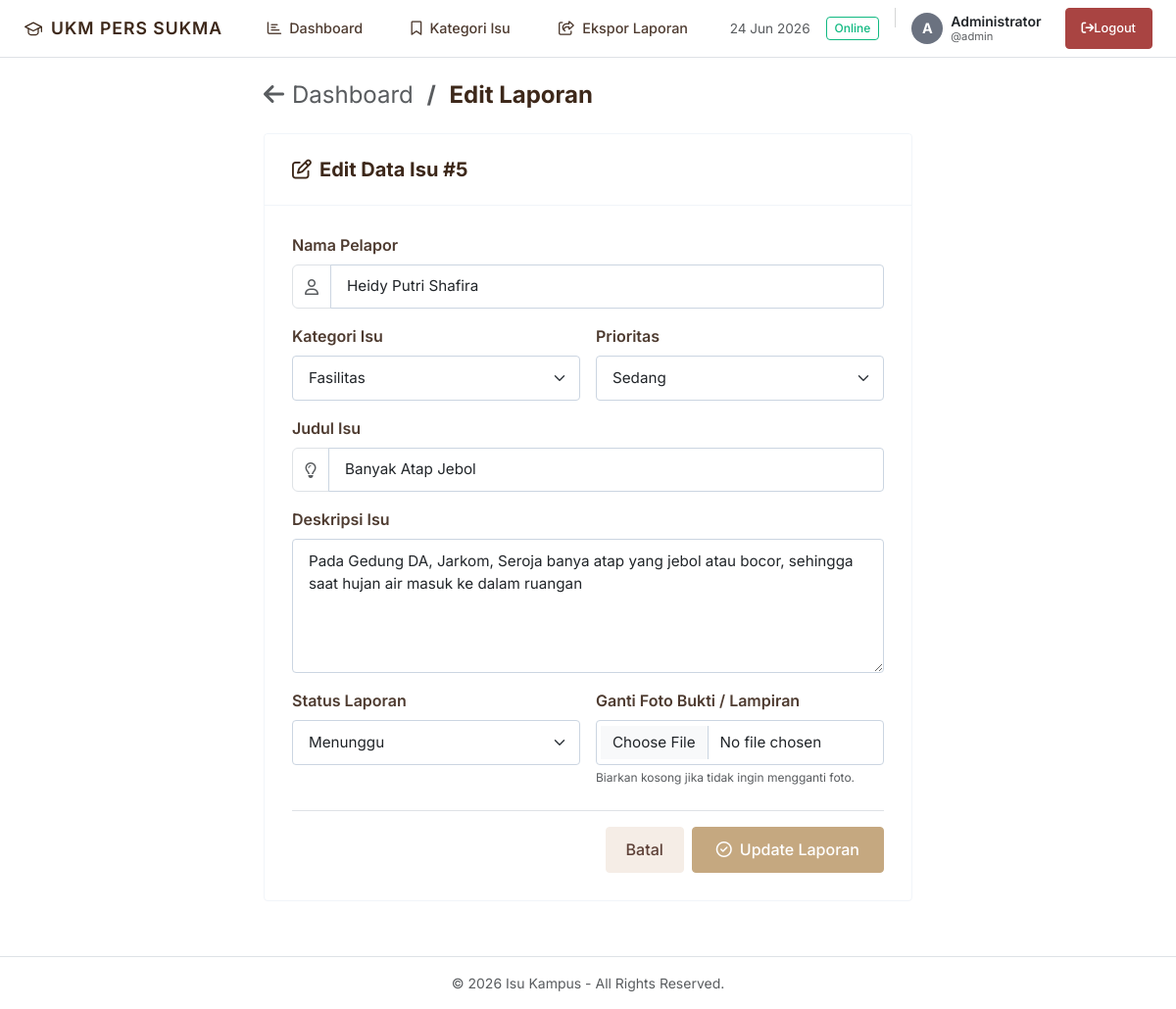
The page /edit.php?id=5 (signed in) on the database its author committed.
### tables this page shows
CREATE TABLE `isu` (
  `id_isu` int(11) NOT NULL AUTO_INCREMENT,
  `id_mahasiswa` int(11) DEFAULT NULL,
  `id_kategori` int(11) NOT NULL,
  `judul_isu` varchar(200) NOT NULL,
  `deskripsi` text NOT NULL,
  `tanggal_lapor` date NOT NULL,
  `nama_pelapor` varchar(100) DEFAULT NULL,
  `status_isu` varchar(20) DEFAULT NULL,
  `prioritas` varchar(20) DEFAULT NULL,
  `foto` varchar(255) DEFAULT NULL,
  `tanggal` timestamp NOT NULL DEFAULT current_timestamp(),
  PRIMARY KEY (`id_isu`),
  KEY `id_mahasiswa` (`id_mahasiswa`),
  KEY `id_kategori` (`id_kategori`),
  CONSTRAINT `isu_ibfk_1` FOREIGN KEY (`id_mahasiswa`) REFERENCES `mahasiswa` (`id_mahasiswa`),
  CONSTRAINT `isu_ibfk_2` FOREIGN KEY (`id_kategori`) REFERENCES `kategori_isu` (`id_kategori`)
);

### edit.php (the view, shortened to what this page needs)
<?php
include 'koneksi.php';
$id = mysqli_real_escape_string($koneksi, $_GET['id']);
$query = mysqli_query($koneksi, "SELECT * FROM isu WHERE id_isu='$id'");
$d = mysqli_fetch_assoc($query);
include 'includes/header.php';
include 'includes/sidebar.php';
?>
<div class="row justify-content-center">
    <div class="col-12 col-lg-8 col-xl-7">
        <h4 class="text-navy fw-bold mb-4">
            <a href="index.php" class="text-decoration-none text-muted fw-normal"><i class="fa-solid fa-arrow-left me-2"></i>Dashboard</a>
            <span class="text-muted mx-2">/</span> Edit Laporan
        </h4>
        <div class="card-custom">
            <div class="card-header-custom">
                <h5><i class="fa-regular fa-pen-to-square me-2 text-primary"></i>Edit Data Isu #<?= $d['id_isu']; ?></h5>
            </div>
            <div class="card-body-custom">
                <form method="POST" enctype="multipart/form-data">
                    <div class="mb-3">
                        <label class="form-label fw-semibold">Nama Pelapor</label>
                        <div class="input-group">
                            <span class="input-group-text bg-white text-muted"><i class="fa-regular fa-user"></i></span>
                            <input type="text" name="nama_pelapor" value="<?= htmlspecialchars($d['nama_pelapor']); ?>" class="form-control" required>
                        </div>
                    </div>
                    <div class="row g-3 mb-3">
                        <div class="col-12 col-sm-6">
                            <label class="form-label fw-semibold">Kategori Isu</label>
                            <select name="id_kategori" class="form-select" required>
                                <?php
                                $kategori = mysqli_query($koneksi, "SELECT * FROM kategori_isu");
                                while ($k = mysqli_fetch_assoc($kategori)) {
                                    $selected = ($d['id_kategori'] == $k['id_kategori']) ? 'selected' : '';
                                    echo "<option value='{$k['id_kategori']}' {$selected}>{$k['nama_kategori']}</option>";
                                }
                                ?>
                            </select>
                        </div>
                        <div class="col-12 col-sm-6">
                            <label class="form-label fw-semibold">Prioritas</label>
                            <select name="prioritas" class="form-select">
                                <option value="Sedang" <?= ($d['prioritas'] == 'Sedang' || empty($d['prioritas'])) ? 'selected' : ''; ?>>Sedang</option>
                            </select>
                        </div>
                    </div>
                    <div class="mb-3">
                        <label class="form-label fw-semibold">Judul Isu</label>
                        <div class="input-group">
                            <span class="input-group-text bg-white text-muted"><i class="fa-regular fa-lightbulb"></i></span>
                            <input type="text" name="judul_isu" value="<?= htmlspecialchars($d['judul_isu']); ?>" class="form-control" required>
                        </div>
                    </div>
                    <div class="mb-3">
                        <label class="form-label fw-semibold">Deskripsi Isu</label>
                        <textarea name="deskripsi" class="form-control" rows="5" required><?= htmlspecialchars($d['deskripsi']); ?></textarea>
                    </div>
                    <div class="row g-3 mb-4">
                        <div class="col-12 col-sm-6">
                            <label class="form-label fw-semibold">Status Laporan</label>
                            <select name="status_isu" class="form-select">
                                <option value="Menunggu" <?= ($d['status_isu'] == 'Menunggu' || empty($d['status_isu'])) ? 'selected' : ''; ?>>Menunggu</option>
                            </select>
                        </div>
                        <div class="col-12 col-sm-6">
                            <label class="form-label fw-semibold">Ganti Foto Bukti / Lampiran</label>
                            <input type="file" name="foto" class="form-control" accept="image/*">
                            <div class="form-text extra-small text-muted">Biarkan kosong jika tidak ingin mengganti foto.</div>
                        </div>
                    </div>
                    <div class="d-flex gap-2 justify-content-end border-top pt-3">
                        <a href="index.php" class="btn btn-secondary-custom">
                            Batal
                        </a>
                        <button type="submit" name="update" class="btn btn-warning-custom px-4 text-white" style="border-radius: 4px;">
                            <i class="fa-regular fa-circle-check me-2"></i>Update Laporan
                        </button>
                    </div>
                </form>
            </div>
        </div>
    </div>
</div>
<?php
include 'includes/footer.php';
?>

### assets/style.css (style rules this page uses)
:root { --primary-navy: #3d281a; --navy-sidebar: #3d281a; --navy-darker: #291a11; --royal-blue: #e6dccf; --royal-blue-hover: #d2c5b4; --ice-blue: #ffffff; --card-border-radius: 4px; --btn-border-radius: 4px; --soft-shadow: none; --card-shadow: none; --status-menunggu-bg: #f5efe6; --status-menunggu-text: #b05c1e; --status-menunggu-border: #e6dccf; --status-proses-bg: #ece7e1; --status-proses-text: #6d4c41; --status-proses-border: #cbd5e1; --status-selesai-bg: #e6f4ea; --status-selesai-text: #2e5a3c; --status-selesai-border: #a7f3d0; }
body { font-family: 'Inter', -apple-system, BlinkMacSystemFont, "Segoe UI", Roboto, sans-serif; background-color: var(--ice-blue); color: #4e3b30; min-height: 100vh; overflow-x: hidden; }
.card-custom { background-color: #ffffff; border: 1px solid #f1f5f9; border-radius: var(--card-border-radius); box-shadow: var(--soft-shadow); margin-bottom: 2rem; transition: box-shadow 0.2s ease; }
.card-header-custom { background-color: #ffffff; border-bottom: 1px solid #f1f5f9; padding: 1.5rem 1.75rem; border-top-left-radius: var(--card-border-radius) !important; border-top-right-radius: var(--card-border-radius) !important; }
.card-header-custom h5 { color: var(--primary-navy); font-weight: 700; margin: 0; }
.card-body-custom { padding: 1.75rem; }
.form-control, .form-select { border-radius: var(--btn-border-radius); border: 1px solid #cbd5e1; padding: 0.65rem 1rem; font-size: 0.95rem; transition: all 0.2s ease-in-out; }
.btn-secondary-custom { background-color: #f5ede6; border-color: #f5ede6; color: #5d4037; border-radius: var(--btn-border-radius); padding: 0.65rem 1.25rem; font-weight: 500; transition: all 0.2s ease; }
.btn-warning-custom { background-color: #c5a880; border-color: #c5a880; color: #ffffff; border-radius: var(--btn-border-radius); padding: 0.65rem 1.25rem; font-weight: 500; transition: all 0.2s ease; }
.extra-small { font-size: 0.75rem; }
.text-navy { color: var(--primary-navy) !important; }
.text-primary { color: #3d281a !important; }

### rows shown on the page
isu: id_isu "5", nama_pelapor "Heidy Putri Shafira", prioritas "Sedang", judul_isu "Banyak Atap Jebol", deskripsi "Pada Gedung DA, Jarkom, Seroja banya atap yang jebol atau bocor, sehingga saat hujan air masuk ke dalam ruangan", status_isu "Menunggu"

### other values the page prints
form field id_kategori "Fasilitas"
